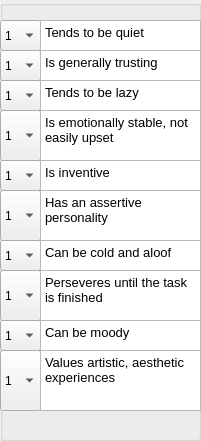
    <widget class="QGroupBox" name="groupBox_4">
     <property name="geometry">
      <rect>
       <x>450</x>
       <y>130</y>
       <width>201</width>
       <height>441</height>
      </rect>
     </property>
     <property name="title">
      <string/>
     </property>
     <widget class="QComboBox" name="comboBox_21">
      <property name="geometry">
       <rect>
        <x>0</x>
        <y>20</y>
        <width>41</width>
        <height>31</height>
       </rect>
      </property>
      <item>
       <property name="text">
        <string>1</string>
       </property>
      </item>
      <item>
       <property name="text">
        <string>2</string>
       </property>
      </item>
      <item>
       <property name="text">
        <string>3</string>
       </property>
      </item>
      <item>
       <property name="text">
        <string>4</string>
       </property>
      </item>
      <item>
       <property name="text">
        <string>5</string>
       </property>
      </item>
     </widget>
     <widget class="QTextBrowser" name="textBrowser_15">
      <property name="geometry">
       <rect>
        <x>40</x>
        <y>20</y>
        <width>161</width>
        <height>31</height>
       </rect>
      </property>
      <property name="html">
       <string>&lt;!DOCTYPE HTML PUBLIC &quot;-//W3C//DTD HTML 4.0//EN&quot; &quot;http://www.w3.org/TR/REC-html40/strict.dtd&quot;&gt;
&lt;html&gt;&lt;head&gt;&lt;meta name=&quot;qrichtext&quot; content=&quot;1&quot; /&gt;&lt;style type=&quot;text/css&quot;&gt;
p, li { white-space: pre-wrap; }
&lt;/style&gt;&lt;/head&gt;&lt;body style=&quot; font-family:'Sans'; font-size:10pt; font-weight:400; font-style:normal;&quot;&gt;
&lt;p style=&quot; margin-top:0px; margin-bottom:0px; margin-left:0px; margin-right:0px; -qt-block-indent:0; text-indent:0px;&quot;&gt;Tends to be quiet&lt;/p&gt;&lt;/body&gt;&lt;/html&gt;</string>
      </property>
     </widget>
     <widget class="QComboBox" name="comboBox_22">
      <property name="geometry">
       <rect>
        <x>0</x>
        <y>50</y>
        <width>41</width>
        <height>31</height>
       </rect>
      </property>
      <item>
       <property name="text">
        <string>1</string>
       </property>
      </item>
      <item>
       <property name="text">
        <string>2</string>
       </property>
      </item>
      <item>
       <property name="text">
        <string>3</string>
       </property>
      </item>
      <item>
       <property name="text">
        <string>4</string>
       </property>
      </item>
      <item>
       <property name="text">
        <string>5</string>
       </property>
      </item>
     </widget>
     <widget class="QTextBrowser" name="textBrowser_16">
      <property name="geometry">
       <rect>
        <x>40</x>
        <y>50</y>
        <width>161</width>
        <height>31</height>
       </rect>
      </property>
      <property name="html">
       <string>&lt;!DOCTYPE HTML PUBLIC &quot;-//W3C//DTD HTML 4.0//EN&quot; &quot;http://www.w3.org/TR/REC-html40/strict.dtd&quot;&gt;
&lt;html&gt;&lt;head&gt;&lt;meta name=&quot;qrichtext&quot; content=&quot;1&quot; /&gt;&lt;style type=&quot;text/css&quot;&gt;
p, li { white-space: pre-wrap; }
&lt;/style&gt;&lt;/head&gt;&lt;body style=&quot; font-family:'Sans'; font-size:10pt; font-weight:400; font-style:normal;&quot;&gt;
&lt;p style=&quot; margin-top:0px; margin-bottom:0px; margin-left:0px; margin-right:0px; -qt-block-indent:0; text-indent:0px;&quot;&gt;Is generally trusting&lt;/p&gt;&lt;/body&gt;&lt;/html&gt;</string>
      </property>
     </widget>
     <widget class="QComboBox" name="comboBox_23">
      <property name="geometry">
       <rect>
        <x>0</x>
        <y>80</y>
        <width>41</width>
        <height>31</height>
       </rect>
      </property>
      <item>
       <property name="text">
        <string>1</string>
       </property>
      </item>
      <item>
       <property name="text">
        <string>2</string>
       </property>
      </item>
      <item>
       <property name="text">
        <string>3</string>
       </property>
      </item>
      <item>
       <property name="text">
        <string>4</string>
       </property>
      </item>
      <item>
       <property name="text">
        <string>5</string>
       </property>
      </item>
     </widget>
     <widget class="QComboBox" name="comboBox_24">
      <property name="geometry">
       <rect>
        <x>0</x>
        <y>110</y>
        <width>41</width>
        <height>51</height>
       </rect>
      </property>
      <item>
       <property name="text">
        <string>1</string>
       </property>
      </item>
      <item>
       <property name="text">
        <string>2</string>
       </property>
      </item>
      <item>
       <property name="text">
        <string>3</string>
       </property>
      </item>
      <item>
       <property name="text">
        <string>4</string>
       </property>
      </item>
      <item>
       <property name="text">
        <string>5</string>
       </property>
      </item>
     </widget>
     <widget class="QComboBox" name="comboBox_25">
      <property name="geometry">
       <rect>
        <x>0</x>
        <y>160</y>
        <width>41</width>
        <height>31</height>
       </rect>
      </property>
      <item>
       <property name="text">
        <string>1</string>
       </property>
      </item>
      <item>
       <property name="text">
        <string>2</string>
       </property>
      </item>
      <item>
       <property name="text">
        <string>3</string>
       </property>
      </item>
      <item>
       <property name="text">
        <string>4</string>
       </property>
      </item>
      <item>
       <property name="text">
        <string>5</string>
       </property>
      </item>
     </widget>
     <widget class="QComboBox" name="comboBox_26">
      <property name="geometry">
       <rect>
        <x>0</x>
        <y>190</y>
        <width>41</width>
        <height>51</height>
       </rect>
      </property>
      <item>
       <property name="text">
        <string>1</string>
       </property>
      </item>
      <item>
       <property name="text">
        <string>2</string>
       </property>
      </item>
      <item>
       <property name="text">
        <string>3</string>
       </property>
      </item>
      <item>
       <property name="text">
        <string>4</string>
       </property>
      </item>
      <item>
       <property name="text">
        <string>5</string>
       </property>
      </item>
     </widget>
     <widget class="QComboBox" name="comboBox_27">
      <property name="geometry">
       <rect>
        <x>0</x>
        <y>240</y>
        <width>41</width>
        <height>31</height>
       </rect>
      </property>
      <item>
       <property name="text">
        <string>1</string>
       </property>
      </item>
      <item>
       <property name="text">
        <string>2</string>
       </property>
      </item>
      <item>
       <property name="text">
        <string>3</string>
       </property>
      </item>
      <item>
       <property name="text">
        <string>4</string>
       </property>
      </item>
      <item>
       <property name="text">
        <string>5</string>
       </property>
      </item>
     </widget>
     <widget class="QComboBox" name="comboBox_28">
      <property name="geometry">
       <rect>
        <x>0</x>
        <y>270</y>
        <width>41</width>
        <height>51</height>
       </rect>
      </property>
      <item>
       <property name="text">
        <string>1</string>
       </property>
      </item>
      <item>
       <property name="text">
        <string>2</string>
       </property>
      </item>
      <item>
       <property name="text">
        <string>3</string>
       </property>
      </item>
      <item>
       <property name="text">
        <string>4</string>
       </property>
      </item>
      <item>
       <property name="text">
        <string>5</string>
       </property>
      </item>
     </widget>
     <widget class="QComboBox" name="comboBox_30">
      <property name="geometry">
       <rect>
        <x>0</x>
        <y>350</y>
        <width>41</width>
        <height>61</height>
       </rect>
      </property>
      <item>
       <property name="text">
        <string>1</string>
       </property>
      </item>
      <item>
       <property name="text">
        <string>2</string>
       </property>
      </item>
      <item>
       <property name="text">
        <string>3</string>
       </property>
      </item>
      <item>
       <property name="text">
        <string>4</string>
       </property>
      </item>
      <item>
       <property name="text">
        <string>5</string>
       </property>
      </item>
     </widget>
     <widget class="QComboBox" name="comboBox_29">
      <property name="geometry">
       <rect>
        <x>0</x>
        <y>320</y>
        <width>41</width>
        <height>31</height>
       </rect>
      </property>
      <item>
       <property name="text">
        <string>1</string>
       </property>
      </item>
      <item>
       <property name="text">
        <string>2</string>
       </property>
      </item>
      <item>
       <property name="text">
        <string>3</string>
       </property>
      </item>
      <item>
       <property name="text">
        <string>4</string>
       </property>
      </item>
      <item>
       <property name="text">
        <string>5</string>
       </property>
      </item>
     </widget>
     <widget class="QTextBrowser" name="textBrowser_37">
      <property name="geometry">
       <rect>
        <x>40</x>
        <y>80</y>
        <width>161</width>
        <height>31</height>
       </rect>
      </property>
      <property name="html">
       <string>&lt;!DOCTYPE HTML PUBLIC &quot;-//W3C//DTD HTML 4.0//EN&quot; &quot;http://www.w3.org/TR/REC-html40/strict.dtd&quot;&gt;
&lt;html&gt;&lt;head&gt;&lt;meta name=&quot;qrichtext&quot; content=&quot;1&quot; /&gt;&lt;style type=&quot;text/css&quot;&gt;
p, li { white-space: pre-wrap; }
&lt;/style&gt;&lt;/head&gt;&lt;body style=&quot; font-family:'Sans'; font-size:10pt; font-weight:400; font-style:normal;&quot;&gt;
&lt;p style=&quot; margin-top:0px; margin-bottom:0px; margin-left:0px; margin-right:0px; -qt-block-indent:0; text-indent:0px;&quot;&gt;Tends to be lazy&lt;/p&gt;&lt;/body&gt;&lt;/html&gt;</string>
      </property>
     </widget>
     <widget class="QTextBrowser" name="textBrowser_38">
      <property name="geometry">
       <rect>
        <x>40</x>
        <y>110</y>
        <width>161</width>
        <height>51</height>
       </rect>
      </property>
      <property name="html">
       <string>&lt;!DOCTYPE HTML PUBLIC &quot;-//W3C//DTD HTML 4.0//EN&quot; &quot;http://www.w3.org/TR/REC-html40/strict.dtd&quot;&gt;
&lt;html&gt;&lt;head&gt;&lt;meta name=&quot;qrichtext&quot; content=&quot;1&quot; /&gt;&lt;style type=&quot;text/css&quot;&gt;
p, li { white-space: pre-wrap; }
&lt;/style&gt;&lt;/head&gt;&lt;body style=&quot; font-family:'Sans'; font-size:10pt; font-weight:400; font-style:normal;&quot;&gt;
&lt;p style=&quot; margin-top:0px; margin-bottom:0px; margin-left:0px; margin-right:0px; -qt-block-indent:0; text-indent:0px;&quot;&gt;Is emotionally stable, not easily upset&lt;/p&gt;&lt;/body&gt;&lt;/html&gt;</string>
      </property>
     </widget>
     <widget class="QTextBrowser" name="textBrowser_39">
      <property name="geometry">
       <rect>
        <x>40</x>
        <y>160</y>
        <width>161</width>
        <height>31</height>
       </rect>
      </property>
      <property name="html">
       <string>&lt;!DOCTYPE HTML PUBLIC &quot;-//W3C//DTD HTML 4.0//EN&quot; &quot;http://www.w3.org/TR/REC-html40/strict.dtd&quot;&gt;
&lt;html&gt;&lt;head&gt;&lt;meta name=&quot;qrichtext&quot; content=&quot;1&quot; /&gt;&lt;style type=&quot;text/css&quot;&gt;
p, li { white-space: pre-wrap; }
&lt;/style&gt;&lt;/head&gt;&lt;body style=&quot; font-family:'Sans'; font-size:10pt; font-weight:400; font-style:normal;&quot;&gt;
&lt;p style=&quot; margin-top:0px; margin-bottom:0px; margin-left:0px; margin-right:0px; -qt-block-indent:0; text-indent:0px;&quot;&gt;Is inventive&lt;/p&gt;&lt;/body&gt;&lt;/html&gt;</string>
      </property>
     </widget>
     <widget class="QTextBrowser" name="textBrowser_40">
      <property name="geometry">
       <rect>
        <x>40</x>
        <y>190</y>
        <width>161</width>
        <height>51</height>
       </rect>
      </property>
      <property name="html">
       <string>&lt;!DOCTYPE HTML PUBLIC &quot;-//W3C//DTD HTML 4.0//EN&quot; &quot;http://www.w3.org/TR/REC-html40/strict.dtd&quot;&gt;
&lt;html&gt;&lt;head&gt;&lt;meta name=&quot;qrichtext&quot; content=&quot;1&quot; /&gt;&lt;style type=&quot;text/css&quot;&gt;
p, li { white-space: pre-wrap; }
&lt;/style&gt;&lt;/head&gt;&lt;body style=&quot; font-family:'Sans'; font-size:10pt; font-weight:400; font-style:normal;&quot;&gt;
&lt;p style=&quot; margin-top:0px; margin-bottom:0px; margin-left:0px; margin-right:0px; -qt-block-indent:0; text-indent:0px;&quot;&gt;Has an assertive personality&lt;/p&gt;&lt;/body&gt;&lt;/html&gt;</string>
      </property>
     </widget>
     <widget class="QTextBrowser" name="textBrowser_41">
      <property name="geometry">
       <rect>
        <x>40</x>
        <y>240</y>
        <width>161</width>
        <height>31</height>
       </rect>
      </property>
      <property name="html">
       <string>&lt;!DOCTYPE HTML PUBLIC &quot;-//W3C//DTD HTML 4.0//EN&quot; &quot;http://www.w3.org/TR/REC-html40/strict.dtd&quot;&gt;
&lt;html&gt;&lt;head&gt;&lt;meta name=&quot;qrichtext&quot; content=&quot;1&quot; /&gt;&lt;style type=&quot;text/css&quot;&gt;
p, li { white-space: pre-wrap; }
&lt;/style&gt;&lt;/head&gt;&lt;body style=&quot; font-family:'Sans'; font-size:10pt; font-weight:400; font-style:normal;&quot;&gt;
&lt;p style=&quot; margin-top:0px; margin-bottom:0px; margin-left:0px; margin-right:0px; -qt-block-indent:0; text-indent:0px;&quot;&gt;Can be cold and aloof&lt;/p&gt;&lt;/body&gt;&lt;/html&gt;</string>
      </property>
     </widget>
     <widget class="QTextBrowser" name="textBrowser_42">
      <property name="geometry">
       <rect>
        <x>40</x>
        <y>270</y>
        <width>161</width>
        <height>51</height>
       </rect>
      </property>
      <property name="html">
       <string>&lt;!DOCTYPE HTML PUBLIC &quot;-//W3C//DTD HTML 4.0//EN&quot; &quot;http://www.w3.org/TR/REC-html40/strict.dtd&quot;&gt;
&lt;html&gt;&lt;head&gt;&lt;meta name=&quot;qrichtext&quot; content=&quot;1&quot; /&gt;&lt;style type=&quot;text/css&quot;&gt;
p, li { white-space: pre-wrap; }
&lt;/style&gt;&lt;/head&gt;&lt;body style=&quot; font-family:'Sans'; font-size:10pt; font-weight:400; font-style:normal;&quot;&gt;
&lt;p style=&quot; margin-top:0px; margin-bottom:0px; margin-left:0px; margin-right:0px; -qt-block-indent:0; text-indent:0px;&quot;&gt;Perseveres until the task is finished&lt;/p&gt;&lt;/body&gt;&lt;/html&gt;</string>
      </property>
     </widget>
     <widget class="QTextBrowser" name="textBrowser_43">
      <property name="geometry">
       <rect>
        <x>40</x>
        <y>320</y>
        <width>161</width>
        <height>31</height>
       </rect>
      </property>
      <property name="html">
       <string>&lt;!DOCTYPE HTML PUBLIC &quot;-//W3C//DTD HTML 4.0//EN&quot; &quot;http://www.w3.org/TR/REC-html40/strict.dtd&quot;&gt;
&lt;html&gt;&lt;head&gt;&lt;meta name=&quot;qrichtext&quot; content=&quot;1&quot; /&gt;&lt;style type=&quot;text/css&quot;&gt;
p, li { white-space: pre-wrap; }
&lt;/style&gt;&lt;/head&gt;&lt;body style=&quot; font-family:'Sans'; font-size:10pt; font-weight:400; font-style:normal;&quot;&gt;
&lt;p style=&quot; margin-top:0px; margin-bottom:0px; margin-left:0px; margin-right:0px; -qt-block-indent:0; text-indent:0px;&quot;&gt;Can be moody&lt;/p&gt;&lt;/body&gt;&lt;/html&gt;</string>
      </property>
     </widget>
     <widget class="QTextBrowser" name="textBrowser_44">
      <property name="geometry">
       <rect>
        <x>40</x>
        <y>350</y>
        <width>161</width>
        <height>61</height>
       </rect>
      </property>
      <property name="html">
       <string>&lt;!DOCTYPE HTML PUBLIC &quot;-//W3C//DTD HTML 4.0//EN&quot; &quot;http://www.w3.org/TR/REC-html40/strict.dtd&quot;&gt;
&lt;html&gt;&lt;head&gt;&lt;meta name=&quot;qrichtext&quot; content=&quot;1&quot; /&gt;&lt;style type=&quot;text/css&quot;&gt;
p, li { white-space: pre-wrap; }
&lt;/style&gt;&lt;/head&gt;&lt;body style=&quot; font-family:'Sans'; font-size:10pt; font-weight:400; font-style:normal;&quot;&gt;
&lt;p style=&quot; margin-top:0px; margin-bottom:0px; margin-left:0px; margin-right:0px; -qt-block-indent:0; text-indent:0px;&quot;&gt;Values artistic, aesthetic experiences&lt;/p&gt;&lt;/body&gt;&lt;/html&gt;</string>
      </property>
     </widget>
    </widget>
